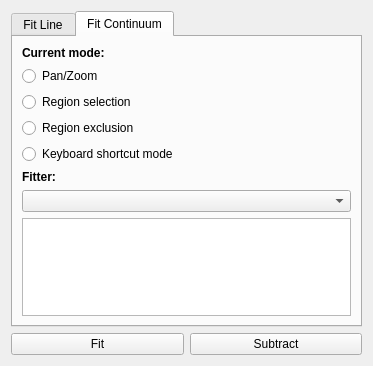
<?xml version="1.0" encoding="UTF-8"?>
<ui version="4.0">
 <class>Form</class>
 <widget class="QWidget" name="Form">
  <property name="geometry">
   <rect>
    <x>0</x>
    <y>0</y>
    <width>373</width>
    <height>366</height>
   </rect>
  </property>
  <property name="windowTitle">
   <string>Form</string>
  </property>
  <layout class="QGridLayout" name="gridLayout">
   <item row="0" column="1">
    <widget class="QTabWidget" name="tab_mode">
     <property name="currentIndex">
      <number>1</number>
     </property>
     <widget class="QWidget" name="tab">
      <attribute name="title">
       <string>Fit Line</string>
      </attribute>
      <layout class="QGridLayout" name="gridLayout_3">
       <item row="7" column="0">
        <widget class="QComboBox" name="combo_line_fitters"/>
       </item>
       <item row="1" column="0">
        <widget class="QLabel" name="label_3">
         <property name="font">
          <font>
           <weight>75</weight>
           <bold>true</bold>
          </font>
         </property>
         <property name="text">
          <string>Current mode:</string>
         </property>
        </widget>
       </item>
       <item row="4" column="0">
        <widget class="QRadioButton" name="radio_line_select">
         <property name="text">
          <string>Region selection</string>
         </property>
        </widget>
       </item>
       <item row="8" column="0">
        <widget class="QTextEdit" name="text_line"/>
       </item>
       <item row="3" column="0">
        <widget class="QRadioButton" name="radio_line_identify">
         <property name="text">
          <string>Peak/width identification</string>
         </property>
        </widget>
       </item>
       <item row="6" column="0">
        <widget class="QLabel" name="label_2">
         <property name="font">
          <font>
           <weight>75</weight>
           <bold>true</bold>
          </font>
         </property>
         <property name="text">
          <string>Fitter:</string>
         </property>
        </widget>
       </item>
       <item row="5" column="0">
        <widget class="QRadioButton" name="radio_line_keyboard">
         <property name="text">
          <string>Keyboard shortcut mode</string>
         </property>
        </widget>
       </item>
       <item row="2" column="0">
        <widget class="QRadioButton" name="radio_line_panzoom">
         <property name="text">
          <string>Pan/Zoom</string>
         </property>
        </widget>
       </item>
      </layout>
     </widget>
     <widget class="QWidget" name="tab_2">
      <attribute name="title">
       <string>Fit Continuum</string>
      </attribute>
      <layout class="QGridLayout" name="gridLayout_4">
       <item row="5" column="0">
        <widget class="QRadioButton" name="radio_cont_keyboard">
         <property name="text">
          <string>Keyboard shortcut mode</string>
         </property>
        </widget>
       </item>
       <item row="6" column="0">
        <widget class="QLabel" name="label_2">
         <property name="font">
          <font>
           <weight>75</weight>
           <bold>true</bold>
          </font>
         </property>
         <property name="text">
          <string>Fitter:</string>
         </property>
        </widget>
       </item>
       <item row="1" column="0">
        <widget class="QLabel" name="label_3">
         <property name="font">
          <font>
           <weight>75</weight>
           <bold>true</bold>
          </font>
         </property>
         <property name="text">
          <string>Current mode:</string>
         </property>
        </widget>
       </item>
       <item row="7" column="0">
        <widget class="QComboBox" name="combo_cont_fitters"/>
       </item>
       <item row="3" column="0">
        <widget class="QRadioButton" name="radio_cont_select">
         <property name="text">
          <string>Region selection</string>
         </property>
        </widget>
       </item>
       <item row="8" column="0">
        <widget class="QTextEdit" name="text_continuum"/>
       </item>
       <item row="4" column="0">
        <widget class="QRadioButton" name="radio_cont_exclude">
         <property name="text">
          <string>Region exclusion</string>
         </property>
        </widget>
       </item>
       <item row="2" column="0">
        <widget class="QRadioButton" name="radio_cont_panzoom">
         <property name="text">
          <string>Pan/Zoom</string>
         </property>
        </widget>
       </item>
      </layout>
     </widget>
    </widget>
   </item>
   <item row="2" column="1">
    <layout class="QHBoxLayout" name="horizontalLayout">
     <item>
      <widget class="QPushButton" name="button_fit">
       <property name="text">
        <string>Fit</string>
       </property>
      </widget>
     </item>
     <item>
      <widget class="QPushButton" name="button_subtract">
       <property name="text">
        <string>Subtract</string>
       </property>
      </widget>
     </item>
    </layout>
   </item>
  </layout>
 </widget>
 <resources/>
 <connections/>
</ui>
